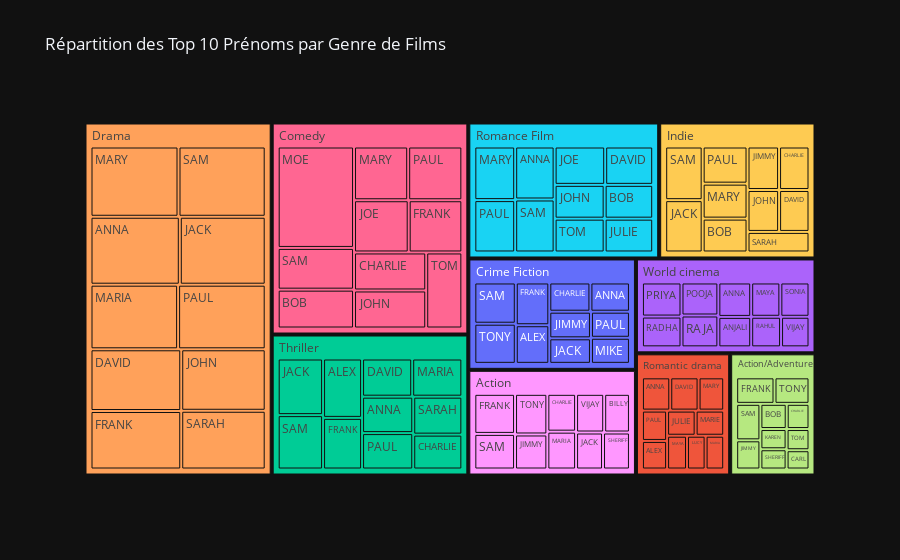

Notebook source saved alongside this figure:
### Code cell
visualize_top_names(top_names_df)

### Figure 1 — Plotly figure (JSON) as saved in the notebook; plotly's stock layout.template omitted (floating-point values rounded to 4 significant figures)
{"data": [{"branchvalues": "total", "customdata": [["Crime Fiction"], ["Romantic drama"], ["Thriller"], ["World cinema"], ["Crime Fiction"], ["Drama"], ["Romance Film"], ["Romantic drama"], ["Thriller"], ["World cinema"], ["Crime Fiction"], ["Comedy"], ["Action/Adventure"], ["Action"], ["Action/Adventure"], ["Comedy"], ["Indie"], ["Action/Adventure"], ["Action"], ["Romance Film"], ["Thriller"], ["Comedy"], ["Action/Adventure"], ["Action"], ["Romantic drama"], ["Thriller"], ["Indie"], ["Drama"], ["Indie"], ["Romance Film"], ["Action/Adventure"], ["Action"], ["Thriller"], ["Indie"], ["Drama"], ["Crime Fiction"], ["Thriller"], ["Drama"], ["Crime Fiction"], ["Action"], ["Indie"], ["Romance Film"], ["Romance Film"], ["Drama"], ["Romantic drama"], ["Romance Film"], ["Comedy"], ["Indie"], ["Crime Fiction"], ["Comedy"], ["Drama"], ["Comedy"], ["Romantic drama"], ["Thriller"], ["Indie"], ["Drama"], ["Action"], ["Romantic drama"], ["Action/Adventure"], ["Romantic drama"], ["Indie"], ["Drama"], ["Crime Fiction"], ["Comedy"], ["Comedy"], ["Crime Fiction"], ["Romantic drama"], ["Romantic drama"], ["Romance Film"], ["World cinema"], ["World cinema"], ["Action"], ["World cinema"], ["Action/Adventure"], ["World cinema"], ["Thriller"], ["World cinema"], ["Romantic drama"], ["Romance Film"], ["World cinema"], ["Action"], ["Thriller"], ["Drama"], ["Thriller"], ["Indie"], ["Indie"], ["Drama"], ["Crime Fiction"], ["Comedy"], ["Romance Film"], ["Action"], ["Action/Adventure"], ["World cinema"], ["Action/Adventure"], ["Comedy"], ["Romance Film"], ["Action"], ["Action/Adventure"], ["Crime Fiction"], ["World cinema"], ["Action"], ["Action/Adventure"], ["Comedy"], ["Crime Fiction"], ["Drama"], ["Indie"], ["Romance Film"], ["Romantic drama"], ["Thriller"], ["World cinema"]], "domain": {"x": [0, 1], "y": [0, 1]}, "hovertemplate": "labels=%{label}<br>Count=%{value}<br>parent=%{parent}<br>id=%{id}<br>Genres=%{customdata[0]}<extra></extra>", "ids": ["Crime Fiction/ALEX", "Romantic drama/ALEX", "Thriller/ALEX", "World cinema/ANJALI", "Crime Fiction/ANNA", "Drama/ANNA", "Romance Film/ANNA", "Romantic drama/ANNA", "Thriller/ANNA", "World cinema/ANNA", "Crime Fiction/CHARLIE", "Comedy/CHARLIE", "Action/Adventure/CHARLIE", "Action/CHARLIE", "Action/Adventure/CARL", "Comedy/BOB", "Indie/BOB", "Action/Adventure/BOB", "Action/BILLY", "Romance Film/BOB", "Thriller/DAVID", "Comedy/FRANK", "Action/Adventure/FRANK", "Action/FRANK", "Romantic drama/DAVID", "Thriller/CHARLIE", "Indie/DAVID", "Drama/DAVID", "Indie/CHARLIE", "Romance Film/DAVID", "Action/Adventure/JIMMY", "Action/JIMMY", "Thriller/JACK", "Indie/JACK", "Drama/JACK", "Crime Fiction/JACK", "Thriller/FRANK", "Drama/FRANK", "Crime Fiction/FRANK", "Action/JACK", "Indie/JOHN", "Romance Film/JULIE", "Romance Film/JOHN", "Drama/JOHN", "Romantic drama/JULIE", "Romance Film/JOE", "Comedy/JOE", "Indie/JIMMY", "Crime Fiction/JIMMY", "Comedy/JOHN", "Drama/MARY", "Comedy/MARY", "Romantic drama/MARIE", "Thriller/MARIA", "Indie/MARY", "Drama/MARIA", "Action/MARIA", "Romantic drama/LUCY", "Action/Adventure/KAREN", "Romantic drama/MARIA", "Indie/PAUL", "Drama/PAUL", "Crime Fiction/PAUL", "Comedy/PAUL", "Comedy/MOE", "Crime Fiction/MIKE", "Romantic drama/MAYA", "Romantic drama/MARY", "Romance Film/MARY", "World cinema/MAYA", "World cinema/RAHUL", "Action/SAM", "World cinema/RAJA", "Action/Adventure/SAM", "World cinema/RADHA", "Thriller/PAUL", "World cinema/POOJA", "Romantic drama/PAUL", "Romance Film/PAUL", "World cinema/PRIYA", "Action/SHERIFF", "Thriller/SARAH", "Drama/SARAH", "Thriller/SAM", "Indie/SARAH", "Indie/SAM", "Drama/SAM", "Crime Fiction/SAM", "Comedy/SAM", "Romance Film/SAM", "Action/VIJAY", "Action/Adventure/SHERIFF", "World cinema/SONIA", "Action/Adventure/TOM", "Comedy/TOM", "Romance Film/TOM", "Action/TONY", "Action/Adventure/TONY", "Crime Fiction/TONY", "World cinema/VIJAY", "Action", "Action/Adventure", "Comedy", "Crime Fiction", "Drama", "Indie", "Romance Film", "Romantic drama", "Thriller", "World cinema"], "labels": ["ALEX", "ALEX", "ALEX", "ANJALI", "ANNA", "ANNA", "ANNA", "ANNA", "ANNA", "ANNA", "CHARLIE", "CHARLIE", "CHARLIE", "CHARLIE", "CARL", "BOB", "BOB", "BOB", "BILLY", "BOB", "DAVID", "FRANK", "FRANK", "FRANK", "DAVID", "CHARLIE", "DAVID", "DAVID", "CHARLIE", "DAVID", "JIMMY", "JIMMY", "JACK", "JACK", "JACK", "JACK", "FRANK", "FRANK", "FRANK", "JACK", "JOHN", "JULIE", "JOHN", "JOHN", "JULIE", "JOE", "JOE", "JIMMY", "JIMMY", "JOHN", "MARY", "MARY", "MARIE", "MARIA", "MARY", "MARIA", "MARIA", "LUCY", "KAREN", "MARIA", "PAUL", "PAUL", "PAUL", "PAUL", "MOE", "MIKE", "MAYA", "MARY", "MARY", "MAYA", "RAHUL", "SAM", "RAJA", "SAM", "RADHA", "PAUL", "POOJA", "PAUL", "PAUL", "PRIYA", "SHERIFF", "SARAH", "SARAH", "SAM", "SARAH", "SAM", "SAM", "SAM", "SAM", "SAM", "VIJAY", "SHERIFF", "SONIA", "TOM", "TOM", "TOM", "TONY", "TONY", "TONY", "VIJAY", "Action", "Action/Adventure", "Comedy", "Crime Fiction", "Drama", "Indie", "Romance Film", "Romantic drama", "Thriller", "World cinema"], "marker": {"colors": ["#636efa", "#EF553B", "#00cc96", "#ab63fa", "#636efa", "#FFA15A", "#19d3f3", "#EF553B", "#00cc96", "#ab63fa", "#636efa", "#FF6692", "#B6E880", "#FF97FF", "#B6E880", "#FF6692", "#FECB52", "#B6E880", "#FF97FF", "#19d3f3", "#00cc96", "#FF6692", "#B6E880", "#FF97FF", "#EF553B", "#00cc96", "#FECB52", "#FFA15A", "#FECB52", "#19d3f3", "#B6E880", "#FF97FF", "#00cc96", "#FECB52", "#FFA15A", "#636efa", "#00cc96", "#FFA15A", "#636efa", "#FF97FF", "#FECB52", "#19d3f3", "#19d3f3", "#FFA15A", "#EF553B", "#19d3f3", "#FF6692", "#FECB52", "#636efa", "#FF6692", "#FFA15A", "#FF6692", "#EF553B", "#00cc96", "#FECB52", "#FFA15A", "#FF97FF", "#EF553B", "#B6E880", "#EF553B", "#FECB52", "#FFA15A", "#636efa", "#FF6692", "#FF6692", "#636efa", "#EF553B", "#EF553B", "#19d3f3", "#ab63fa", "#ab63fa", "#FF97FF", "#ab63fa", "#B6E880", "#ab63fa", "#00cc96", "#ab63fa", "#EF553B", "#19d3f3", "#ab63fa", "#FF97FF", "#00cc96", "#FFA15A", "#00cc96", "#FECB52", "#FECB52", "#FFA15A", "#636efa", "#FF6692", "#19d3f3", "#FF97FF", "#B6E880", "#ab63fa", "#B6E880", "#FF6692", "#19d3f3", "#FF97FF", "#B6E880", "#636efa", "#ab63fa", "#FF97FF", "#B6E880", "#FF6692", "#636efa", "#FFA15A", "#FECB52", "#19d3f3", "#EF553B", "#00cc96", "#ab63fa"]}, "name": "", "parents": ["Crime Fiction", "Romantic drama", "Thriller", "World cinema", "Crime Fiction", "Drama", "Romance Film", "Romantic drama", "Thriller", "World cinema", "Crime Fiction", "Comedy", "Action/Adventure", "Action", "Action/Adventure", "Comedy", "Indie", "Action/Adventure", "Action", "Romance Film", "Thriller", "Comedy", "Action/Adventure", "Action", "Romantic drama", "Thriller", "Indie", "Drama", "Indie", "Romance Film", "Action/Adventure", "Action", "Thriller", "Indie", "Drama", "Crime Fiction", "Thriller", "Drama", "Crime Fiction", "Action", "Indie", "Romance Film", "Romance Film", "Drama", "Romantic drama", "Romance Film", "Comedy", "Indie", "Crime Fiction", "Comedy", "Drama", "Comedy", "Romantic drama", "Thriller", "Indie", "Drama", "Action", "Romantic drama", "Action/Adventure", "Romantic drama", "Indie", "Drama", "Crime Fiction", "Comedy", "Comedy", "Crime Fiction", "Romantic drama", "Romantic drama", "Romance Film", "World cinema", "World cinema", "Action", "World cinema", "Action/Adventure", "World cinema", "Thriller", "World cinema", "Romantic drama", "Romance Film", "World cinema", "Action", "Thriller", "Drama", "Thriller", "Indie", "Indie", "Drama", "Crime Fiction", "Comedy", "Romance Film", "Action", "Action/Adventure", "World cinema", "Action/Adventure", "Comedy", "Romance Film", "Action", "Action/Adventure", "Crime Fiction", "World cinema", "", "", "", "", "", "", "", "", "", ""], "type": "treemap", "values": [28, 16, 46, 23, 25, 104, 42, 21, 37, 26, 26, 50, 13, 24, 10, 54, 31, 15, 22, 33, 38, 51, 23, 36, 21, 34, 26, 96, 27, 37, 16, 25, 51, 40, 100, 23, 40, 91, 31, 22, 27, 33, 34, 89, 16, 39, 52, 28, 24, 50, 106, 53, 16, 38, 32, 97, 24, 14, 12, 14, 34, 97, 22, 53, 141, 22, 15, 19, 44, 23, 21, 32, 27, 20, 28, 37, 28, 17, 43, 31, 22, 37, 85, 49, 26, 41, 105, 37, 58, 42, 24, 12, 23, 11, 50, 34, 29, 21, 36, 20, 260, 153, 612, 274, 970, 312, 381, 169, 407, 250]}], "layout": {"legend": {"tracegroupgap": 0}, "title": {"text": "Répartition des Top 10 Prénoms par Genre de Films"}}}
